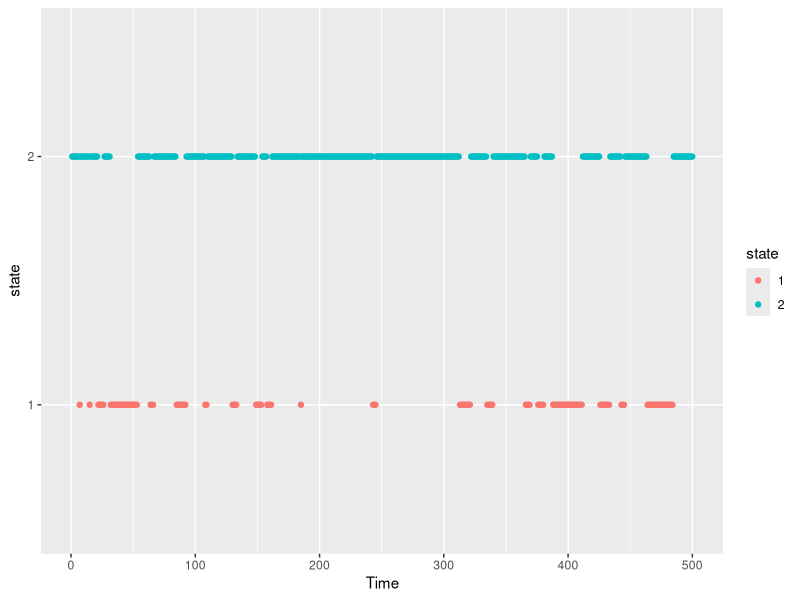
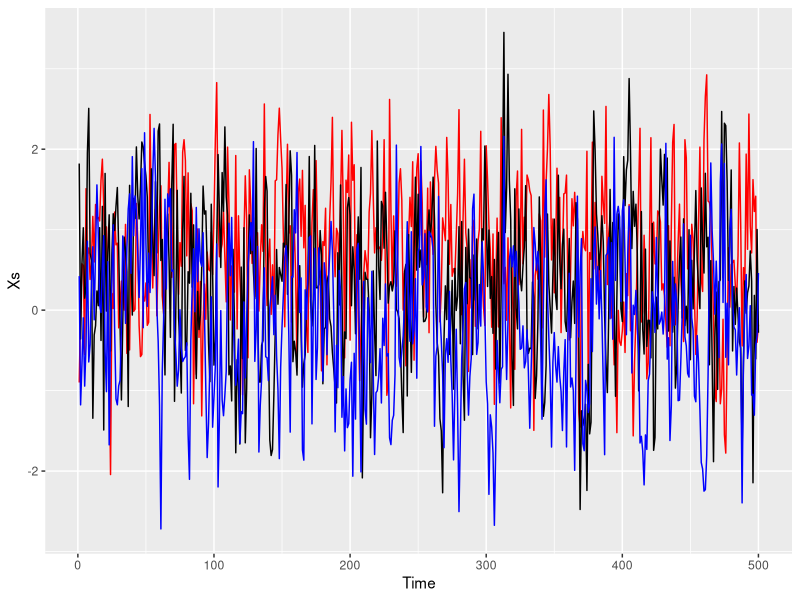

Source code (R) for these figures, in order:
#### Vamos a simular un HMM autorregresivo para utilizar decoding a partir de 
#### las recurrencias de las prob forward y backward
library(ggplot2)
library(dplyr)
library(mvtnorm)
#1. Simulacion 
# 5 comportamientos. supongo todos las variables AR(1)

M=2 # Number of possible states
n=500
nrep=50

# Parameters of AR models
alphas=list()
alphas[[1]]=c(0.2,0.3,0.4) # alpha parameter for state 1 for the three acc axis
alphas[[2]]=c(0.7,0.2,-0.2) # alpha parameter for state 2 for the three acc axis
alphas[[3]]=c(-.1,-.04,0.2) # alpha parameter for state 3 for the three acc axis
alphas[[4]]=c(0.6,0.6,0.5) # alpha parameter for state 4 for the three acc axis
alphas[[5]]=c(0.4,-0.3,0.3) # alpha parameter for state 5 for the three acc axis

betas1=list() 
betas1[[1]]=c(0.4,0.5,.1) # beta1 for state 1 for the three acc axis
betas1[[2]]=c(0.2,0.35,.6) # beta1 for state 2 for the three acc axis
betas1[[3]]=c(0.5,0.6,.2) # beta1 for state 3 for the three acc axis
betas1[[4]]=c(0.1,0.2,.25) # beta1 for state 4 for the three acc axis
betas1[[5]]=c(0.3,0.4,.15) # beta1 for state 5 for the three acc axis

sigma=cbind(c(0.5,0.8,0.7),c(0.5,0.8,0.7),c(0.5,0.8,0.7),c(0.5,0.8,0.7),c(0.5,0.8,0.7))

# Initial distributions
delta=rep(1,M)/M

# para dos estados

tpm <- matrix(c(0.9, 0.1,
                0.05,0.95), byrow = T, nrow = 2)


## para 5 estados
# M=5
# tpm <- matrix(c(0.9, 0.05, 0.03, 0.01,0.01,
#                 0.1, 0.4,0.4, 0.07, 0.03,
#                 0.01, 0.15, 0.7,0.09,0.05,
#                 0.01,0.03 ,0.01, 0.61, 0.34,
#                 0.01,0.03 ,0.31, 0.11, 0.54), byrow = T, nrow = 5)

## secuencia de Estados

states <- matrix(NA, nrow = n, ncol = nrep)
for (i in 1:nrep) {
  for (j in 1:n) {
    if (j == 1) {
      states[1, i] <- sample(x = 1:M, size = 1, prob = delta)
    } else {
      states[j, i] <- sample(x = 1:M, size = 1, prob = tpm[states[j - 1, i], ])
    }
  }
}
rm(i,j)

## simu observaciones
obs <- list()
for (k in 1:nrep) obs[[k]] <- matrix(NA, nrow = n, ncol = 3)
rm(k)
# set first obs
for (k in 1:nrep){
obs[[k]][1,]=rmvnorm(1, mean = rep(0, 3), sigma = diag(sigma[,states[1,k]]))

# c(rnorm(1,0,sd=sigma[1,states[1,k]]),
#                 rnorm(1,0,sd=sigma[2,states[1,k]]),
#                 rnorm(1,0,sd=sigma[3,states[1,k]]))
}
rm(k)
for (i in 1:nrep) {
  for (j in 2:n) {
    
    mu=alphas[[states[j,i]]]+obs[[i]][(j-1),]*betas1[[states[j,i]]]
    sig=sigma[,states[j,i]]
    
    obs[[i]][j, ] = rmvnorm(n=1, mean=mu, sigma=diag(sig))
    
  }
  
}
rm(i,j)

## tidy data
tracks <- paste("T", 1:50, sep = "")
data <- data.frame(obs[[1]], state = states[, 1], timeseries = rep(tracks[1],
                                                                   500))
for (j in 2:50) data <- rbind(data, data.frame(obs[[j]], state = states[, j],
                                               timeseries = rep(tracks[j], 500)))
data$state=as.factor(data$state)
rm(j)
### plot ts 1

ggplot(data%>%filter(timeseries=='T1'),aes(x=seq(1,500),state,color=state))+geom_point()+xlab('Time')

ggplot(data%>%filter(timeseries=='T1'))+geom_line(aes(x=seq(1,500),X1),col='red')+
  geom_line(aes(x=seq(1,500),X2))+geom_line(aes(x=seq(1,500),X3),col='blue')+  
  xlab('Time')+ylab('Xs')

######################################################################
####### Generamos las entradas para el decoding ######################
######################################################################

# M = number of states
# n = lenght of the time series
# log_gamma = transition probability matrix for a homogeneous state process
#             log transformed 
#             :: MxM matrix
# log_allprobs = logarithm of the state-dependent densities evaluated 
#                at each observation 
#                :: n x M matrix
# log_delta  = log initial distribution 
#              :: vector of length m



log_allprobs=list()

for (i in 1:nrep)
  {log_allprobs[[i]]=matrix(NA,ncol=M,nrow=n)}

rm(i)
for (i in 1:nrep) {
  for (m in 1:M) {
    # prob at time 1
    log_allprobs[[i]][1,m]=dmvnorm(obs[[i]][1,], mean=c(0,0,0), sigma=diag(sigma[,m]), log = TRUE)
        for (t in 2:n)  
        {
        mu=alphas[[m]]+obs[[i]][t-1,]*betas1[[m]]
        sig=sigma[,m]
        log_allprobs[[i]][t,m]= dmvnorm(obs[[i]][t,], mean=mu, sigma=diag(sig), log = TRUE)
        }
}
}
rm(i,m,t)



log_delta=log(delta)
log_gamma=log(tpm)



